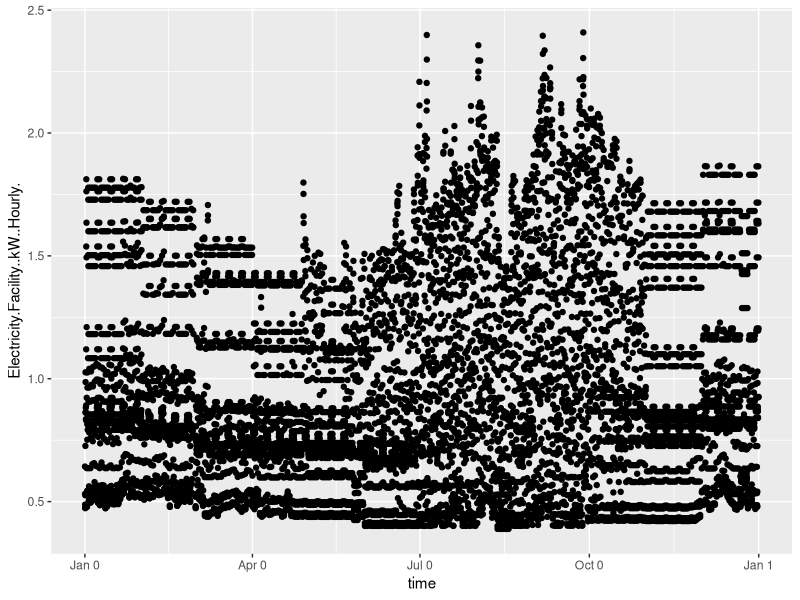
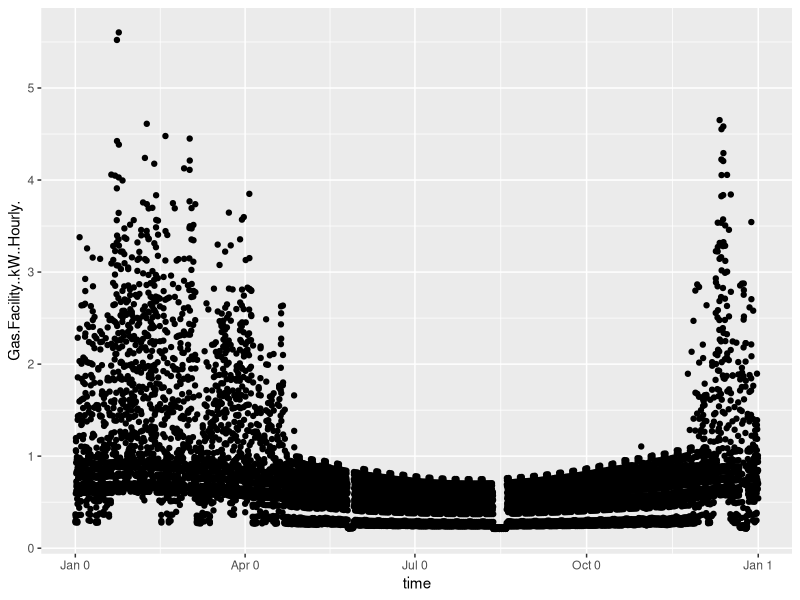
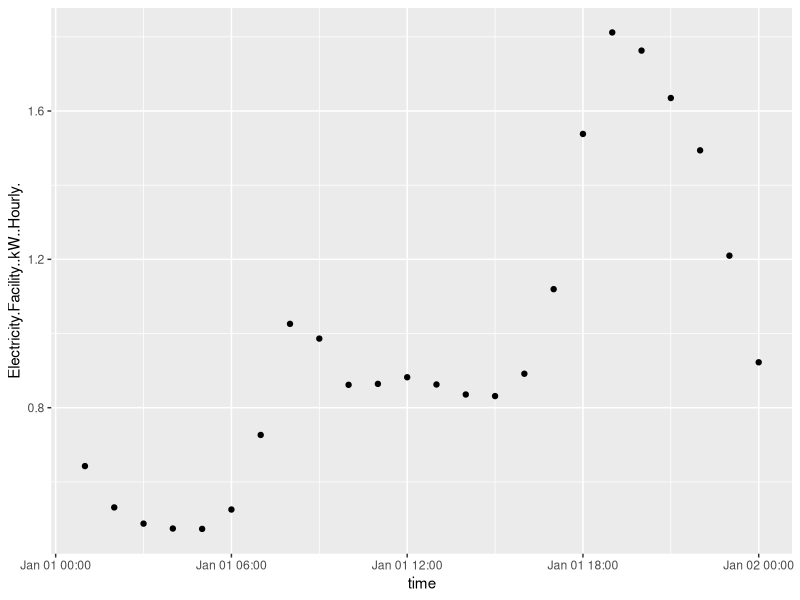
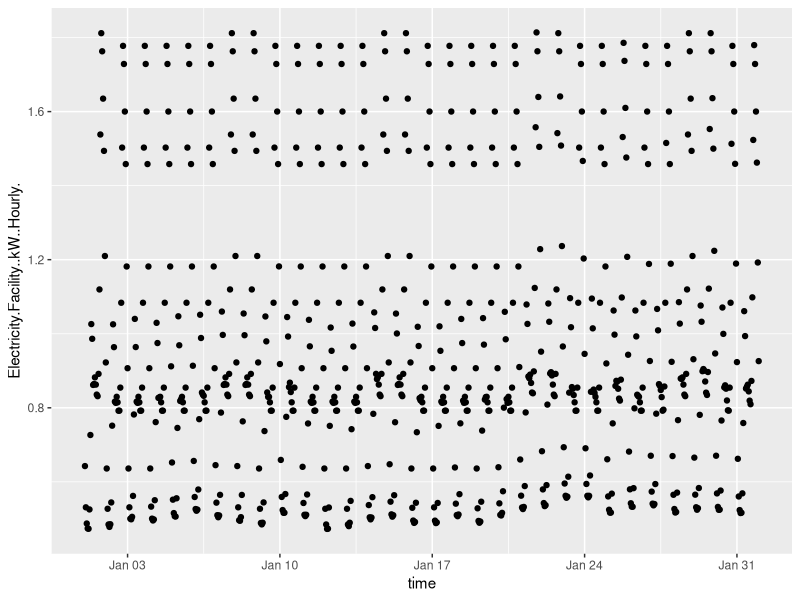
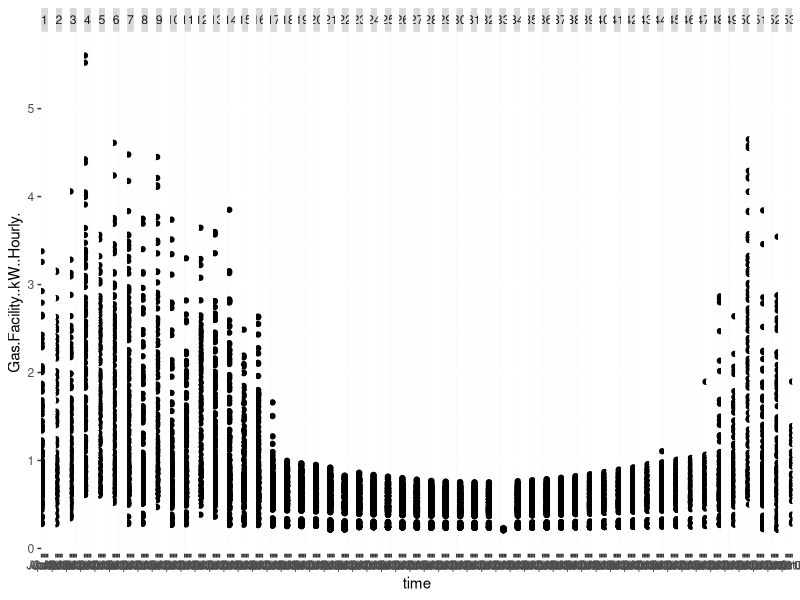
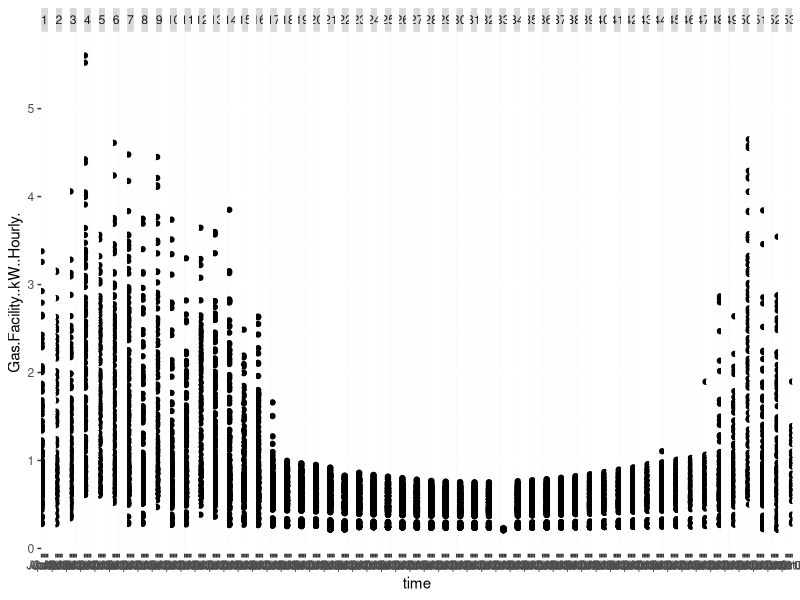
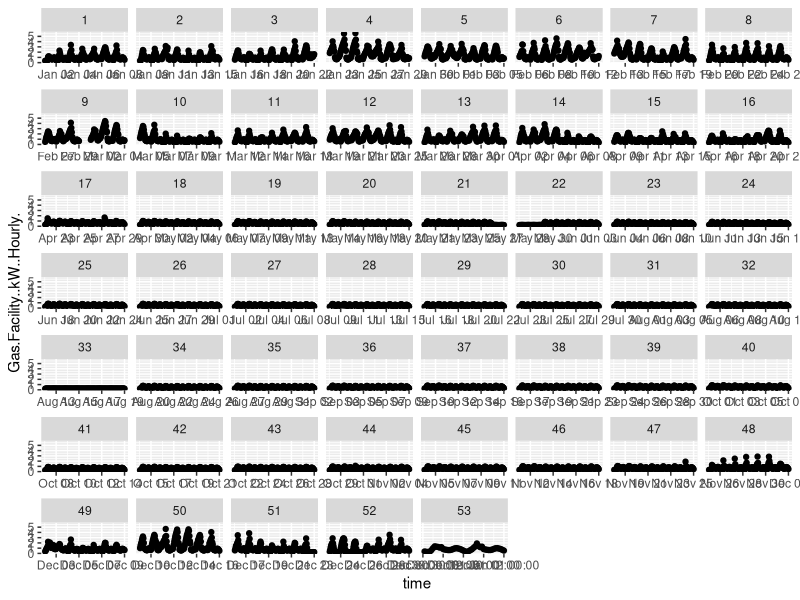
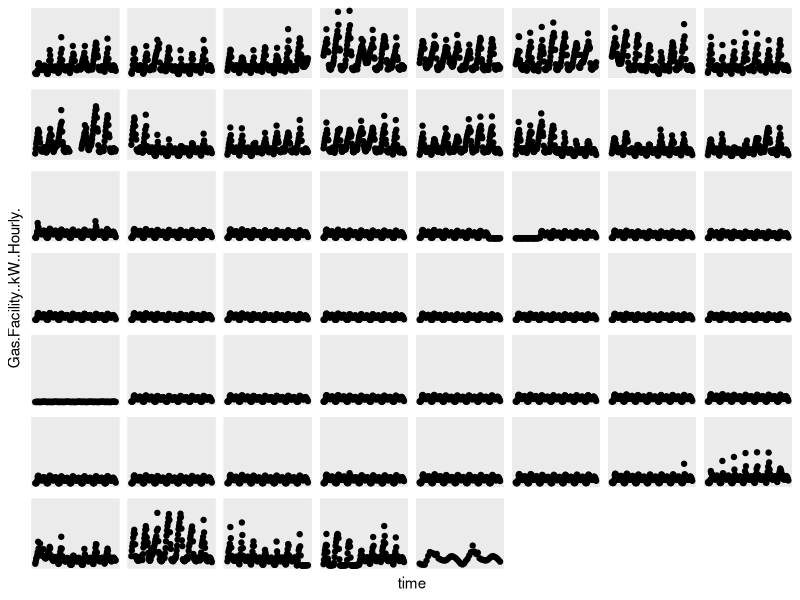

Write the R code that produced these figures, in order.
## ---- chunk 1
knitr::opts_chunk$set(echo = TRUE)
## ---- chunk 2
library(ggplot2)

# read data
# as.is=TRUE stops conversion of chars to factors
tst <- read.csv('USA_CA_Long.Beach-Daugherty.Field.722970_TMY3_BASE.csv', as.is=TRUE)

# the column names are quite ugly with lots of '.'
str(tst)


#date format seems to be month/day hr:mi:se

library(lubridate)

# to avoid failures in time conversion
tst$Date.Time <- gsub('24:00:00', '23:59:59', tst$Date.Time)

# converting time characters to a recognised time format
tst$time <- parse_date_time(tst$Date.Time, "m!* d! H! M! S!")
# the rows with 24:00:00 convert to NA
# e.g.
#parse_date_time(tst$Date.Time[24], "m!* d! H! M! S!")
#parse_date_time(" 01/01  24:00:00", "m!* d! H! M! S!")

# as a hack get around I could set to 1s earlier 
# (BEWARE this could create strange issues if looking at intervals later)
parse_date_time(" 01/01  23:59:59", "m!* d! H! M! S!")
# so before the time conversion I can do a string replace 
# gsub(pattern,replacement,x)
#tst$Date.Time <- gsub('24:00:00', '23:59:59', tst$Date.Time)

# create a week column to use in facetting below
tst$week <- week(tst$time)

# plot data for the 2nd column for whole year, some strange patterns ...
# difficult to see whats happening across year, too many points
ggplot(tst, aes_string(x='time',y=names(tst)[2])) + geom_point()

# same for next column using explicit column naming
# gas has very diff pattern to electric
# can see when heating not on in winter
# in winter use seems like it may be dependent on temp more variable than electric which seems more constant
ggplot(tst, aes(x=time,y=Gas.Facility..kW..Hourly.)) + geom_point()

# are there repeats per time step ? try plotting a day to test
# there is just one point per day (& 365 rows of NAs)
tstday <- tst[ tst$time < ymd('0000-01-02', tz='UTC'),]
ggplot(tstday, aes_string(x='time',y=names(tst)[2])) + geom_point()

# now try january, can see seemingly higher set values at weekends
# consistent patterns suggest constant presets
tstjan <- tst[ tst$time < ymd('0000-02-01', tz='UTC'),]
ggplot(tstjan, aes_string(x='time',y=names(tst)[2])) + geom_point()

# lots of different ways i could dimension the data now
# e.g.
# days of the week

# can I facet by weeks ?
# these below both failed
#ggplot(tst, aes_string(x='time',y=names(tst)[2])) + 
#ggplot(tst, aes(x=time,y=Gas.Facility..kW..Hourly.)) +
#  geom_point() +
#  facet_grid(. ~ week(time))

# instaed after I had created a week column above
# this sort of worked (but just one row so not yet very informative)
ggplot(tst, aes(x=time,y=Gas.Facility..kW..Hourly.)) +
  geom_point() +
  facet_grid( ~ week)

# better with facet_warp have a grid of facets, but the x scale is constant between all
ggplot(tst, aes(x=time,y=Gas.Facility..kW..Hourly.)) +
  geom_point() +
  facet_grid( ~ week)

# allow x scale to vary, better still messy
ggplot(tst, aes(x=time,y=Gas.Facility..kW..Hourly.)) +
  geom_point() +
  facet_wrap( ~ week, scales = 'free_x' )

#initially got :
#Error in seq.int(0, to0 - from, by) : 'to' cannot be NA, NaN or infinite
#so had to remove NAs above

# try to make cleaner by removing non-data ink
ggplot(tst, aes(x=time,y=Gas.Facility..kW..Hourly.)) +
  geom_point() +
  facet_wrap( ~ week, scales = 'free_x' ) +
  theme(axis.text = element_blank(),
        axis.ticks = element_blank(),
        axis.line = element_blank(),
        strip.text = element_blank(),
        panel.grid = element_blank()
        )

# change from point to line - nice !
# daily patterns, seemingly no weekend effect
# can clearly see the presumably 2 coldest weeks in the year, the 4th & 4th from last
# could colour by season or month ...
ggplot(tst, aes(x=time,y=Gas.Facility..kW..Hourly.)) +
  geom_line() +
  facet_wrap( ~ week, scales = 'free_x' ) +
  theme(axis.text = element_blank(),
        axis.ticks = element_blank(),
        axis.line = element_blank(),
        strip.text = element_blank(),
        panel.grid = element_blank()
  )

# same as previous but for electric, very different pattern
# bigger magnitude of daily change in summer. aircon ?
# last facet looks different because it's not a whole week, would want to correct that
ggplot(tst, aes(x=time, y=Electricity.Facility..kW..Hourly.)) +
  geom_line() +
  facet_wrap( ~ week, scales = 'free_x' ) +
  theme(axis.text = element_blank(),
        axis.ticks = element_blank(),
        axis.line = element_blank(),
        strip.text = element_blank(),
        panel.grid = element_blank()
  )

# get month & approx season
tst$month <- month(tst$time, label = TRUE)
tst$season <- ifelse(tst$month %in% c("Dec","Jan","Feb"), "winter",
                     ifelse( tst$month %in% c("Mar","Apr","May"), "spring",
                     ifelse( tst$month %in% c("Jun","Jul","Aug"), "summer", "autumn")))

# add seasonal colour to the plots
# actually i think i find the colour slightly distracting
ggplot(tst, aes(x=time, y=Electricity.Facility..kW..Hourly., colour=season)) +
  geom_line() +
  facet_wrap( ~ week, scales = 'free_x' ) +
  theme(axis.text = element_blank(),
        axis.ticks = element_blank(),
        axis.line = element_blank(),
        strip.text = element_blank(),
        panel.grid = element_blank()
  )

# add seasonal colour to gas plot
# here the colour is more useful in telling seemingly when heating switched on & off in year
ggplot(tst, aes(x=time, y=Gas.Facility..kW..Hourly., colour=season)) +
  geom_line() +
  facet_wrap( ~ week, scales = 'free_x' ) +
  theme(axis.text = element_blank(),
        axis.ticks = element_blank(),
        axis.line = element_blank(),
        strip.text = element_blank(),
        panel.grid = element_blank()
  )

# i notice there seems to be a scale_colour_date and datetime in ggplot2
# perhaps they get used by default on tim data like this
# i still find this slightly less clear than the single colour plot
# but would want a way of showing the reader what the seasons are
# weather icons would be cool and probably fairly easy to do
ggplot(tst, aes(x=time, y=Electricity.Facility..kW..Hourly., colour=time)) +
  geom_line() +
  facet_wrap( ~ week, scales = 'free_x' ) +
  theme(axis.text = element_blank(),
        axis.ticks = element_blank(),
        axis.line = element_blank(),
        strip.text = element_blank(),
        panel.grid = element_blank()
  )



# try a circular polar coordinate plot
# initially similar to above but with coord_polar instead of the facet_wrap()
# ok for seeing maximums
# not very good for seeing minimums or daily patterns because too many data
ggplot(tst, aes(x=time, y=Electricity.Facility..kW..Hourly., colour=time)) +
  geom_line() +
  coord_polar()

